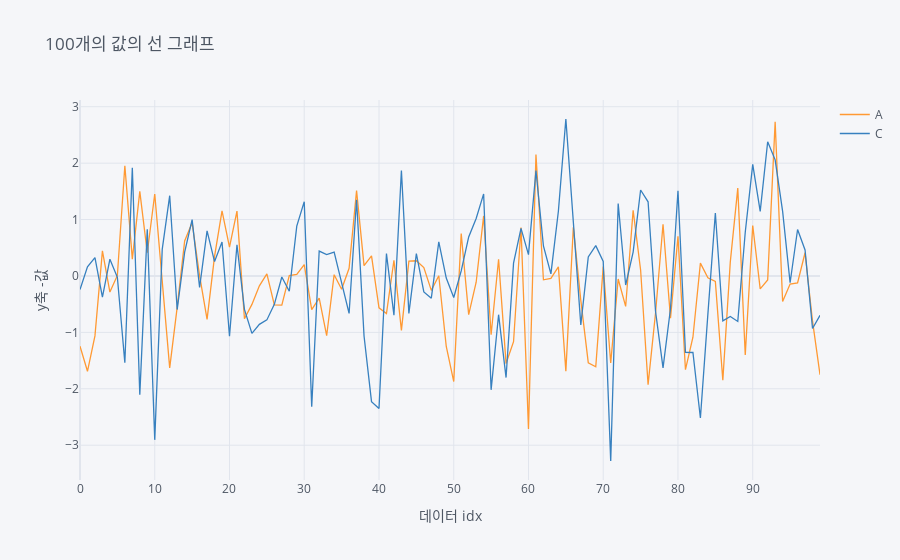

The code cell stored with this chart in its notebook:
### Code cell
df[ ['A','C'] ] .iplot(kind='line',
                  xTitle='데이터 idx',
                  yTitle='y축 -값',
                  title = '100개의 값의 선 그래프' )
